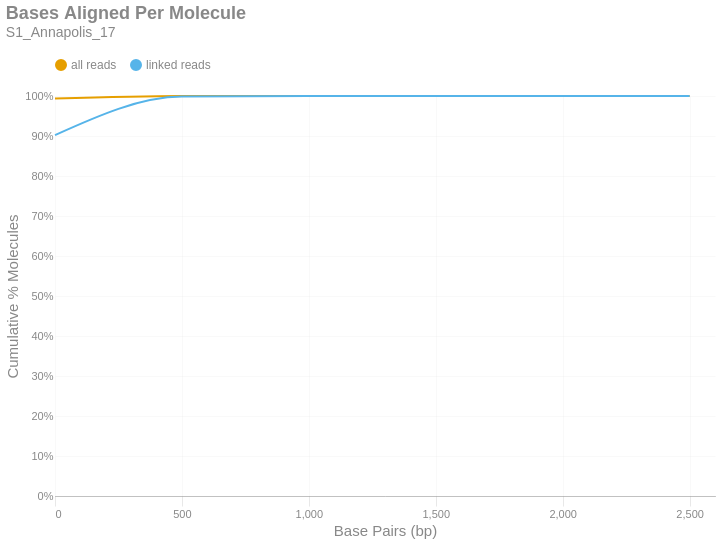

Notebook code for this chart:
### Markdown cell above
### Bases Aligned Per Molecule
This is a cumulative frequency distribution showing the number of base pairs aligned per unique molecule. These data are shown in 500 bp bins. There are two distributions: one with `all reads` (yellow) and another with only `linked reads` (blue). The percent of molecules in the `linked reads` distribution is relative to the total number of linked molecules.

### Code cell
if SKIPLR:
    print_html(f"Skipped")
else:
    binned_df = consolidated_hist(valids['aligned_bp'], mask, 500, True)
    with SafeRender(binned_df):
        (
            density_plot(binned_df, 'Bases Aligned Per Molecule', samplename, 'basesper')
            .encode(
                x=alt.X('bin:Q', title="Base Pairs (bp)").axis(tickMinStep=500).scale(padding=0),
                y=alt.Y('value:Q', title='Cumulative % Molecules')
                    .axis(format='%')
                    .scale(domain = [0,1])
                    .stack(False),
                color=alt.Color("key:N").scale(domain = ["all reads", "linked reads"]),
                tooltip = [
                    alt.Tooltip("key:N", title = "Data Type"),
                    alt.Tooltip("range_label:N", title="Bases Aligned Per Molecule"),
                    alt.Tooltip("value:Q", format = ".2%", title="% Molecules (Cum.)")
                ]
            )
        ).display()

### Figure 1 — Vega-Lite specification as saved in the notebook (floating-point values rounded to 4 significant figures)
{"width": "container", "height": 400, "config": {"title": {"anchor": "start", "dy": -15, "fontSize": 18, "color": "#888888", "subtitleColor": "#888888", "subtitleFontSize": 14}, "arc": {"fill": "#0072B2"}, "axis": {"domainColor": "#888888", "domainWidth": 0.5, "gridWidth": 0.2, "grid": false, "titleFontWeight": 400, "titleFontSize": 15, "labelFontSize": 11, "labelColor": "#888888", "tickColor": "#888888", "tickWidth": 0.2, "titleColor": "#888888"}, "axisBand": {"grid": false}, "axisX": {"grid": true, "tickSize": 10, "domainCap": "round"}, "axisY": {"domain": false, "grid": true, "tickSize": 0, "domainCap": "round"}, "background": "transparent", "header": {"labelFontSize": 15, "labelColor": "#888888", "titleFontSize": 15, "titleFontWeight": 600, "titleColor": "#888888"}, "legend": {"labelFont": "sans-serif", "labelFontSize": 12, "labelColor": "#888888", "symbolSize": 100, "symbolType": "circle", "titleFontSize": 12, "titlePadding": 10, "titleColor": "#888888", "title": null, "orient": "top"}, "range": {"category": ["#E69F00", "#56B4E9", "#009E73", "#F0E442", "#0072B2", "#D55E00", "#CC79A7", "#000000"], "diverging": ["#cfe8f3", "#a2d4ec", "#73bfe2", "#46abdb", "#1696d2", "#12719e"]}, "area": {"fill": "#0072B2", "fillOpacity": 0.7, "line": true, "strokeOpacity": 0.7}, "line": {"color": "#0072B2", "stroke": "#0072B2", "strokeWidth": 2}, "trail": {"color": "#0072B2", "stroke": "#0072B2", "strokeWidth": 0, "size": 1}, "point": {"filled": true, "fillOpacity": 1.0, "size": 95}, "text": {"color": "#888888", "fontSize": 11, "align": "right", "fontWeight": 400, "size": 11}, "bar": {"fill": "#0072B2", "stroke": null}, "view": {"stroke": null, "continuousWidth": 660, "continuousHeight": 400}}, "data": {"name": "data-36f21c5df6251392865cf8f641198439"}, "mark": {"type": "line", "interpolate": "monotone", "point": {"opacity": 0, "size": 275}}, "encoding": {"color": {"field": "key", "scale": {"domain": ["all reads", "linked reads"]}, "type": "nominal"}, "tooltip": [{"field": "key", "title": "Data Type", "type": "nominal"}, {"field": "range_label", "title": "Bases Aligned Per Molecule", "type": "nominal"}, {"field": "value", "format": ".2%", "title": "% Molecules (Cum.)", "type": "quantitative"}], "x": {"axis": {"tickMinStep": 500}, "field": "bin", "scale": {"padding": 0}, "title": "Base Pairs (bp)", "type": "quantitative"}, "y": {"axis": {"format": "%"}, "field": "value", "scale": {"domain": [0, 1]}, "stack": false, "title": "Cumulative % Molecules", "type": "quantitative"}}, "params": [{"name": "param_c36ac31b6afebe62", "select": {"type": "point", "fields": ["key"]}, "bind": "legend"}], "title": {"text": "Bases Aligned Per Molecule", "subtitle": "S1_Annapolis_17"}, "transform": [{"fold": ["all reads (cumsum)", "linked reads (cumsum)"]}, {"calculate": "replace(datum.key, ' (cumsum)', '')", "as": "key"}, {"filter": {"param": "param_c36ac31b6afebe62"}}], "usermeta": {"embedOptions": {"downloadFileName": "S1_Annapolis_17.basesper"}}, "$schema": "https://vega.github.io/schema/vega-lite/v6.1.0.json", "datasets": {"data-36f21c5df6251392865cf8f641198439": [{"bin": "0.0", "interval": "0.0-500.0", "all reads": 0.9936, "linked reads": 0.9023, "all reads (cumsum)": 0.9936, "linked reads (cumsum)": 0.9023, "range_label": "0-499"}, {"bin": "500.0", "interval": "500.0-1000.0", "all reads": 0.006263, "linked reads": 0.0962, "all reads (cumsum)": 0.9999, "linked reads (cumsum)": 0.9985, "range_label": "500-999"}, {"bin": "1000.0", "interval": "1000.0-1500.0", "all reads": 0.0001317, "linked reads": 0.001459, "all reads (cumsum)": 1.0, "linked reads (cumsum)": 0.9999, "range_label": "1000-1499"}, {"bin": "1500.0", "interval": "1500.0-2000.0", "all reads": 2.744e-06, "linked reads": 3.588e-05, "all reads (cumsum)": 1.0, "linked reads (cumsum)": 1.0, "range_label": "1500-1999"}, {"bin": "2000.0", "interval": "2000.0-2500.0", "all reads": 1.372e-06, "linked reads": 2.392e-05, "all reads (cumsum)": 1.0, "linked reads (cumsum)": 1.0, "range_label": "2000-2499"}, {"bin": "2500.0", "interval": "2500.0-3000.0", "all reads": 6.861e-07, "linked reads": 1.196e-05, "all reads (cumsum)": 1.0, "linked reads (cumsum)": 1.0, "range_label": "2500-2999"}]}}
